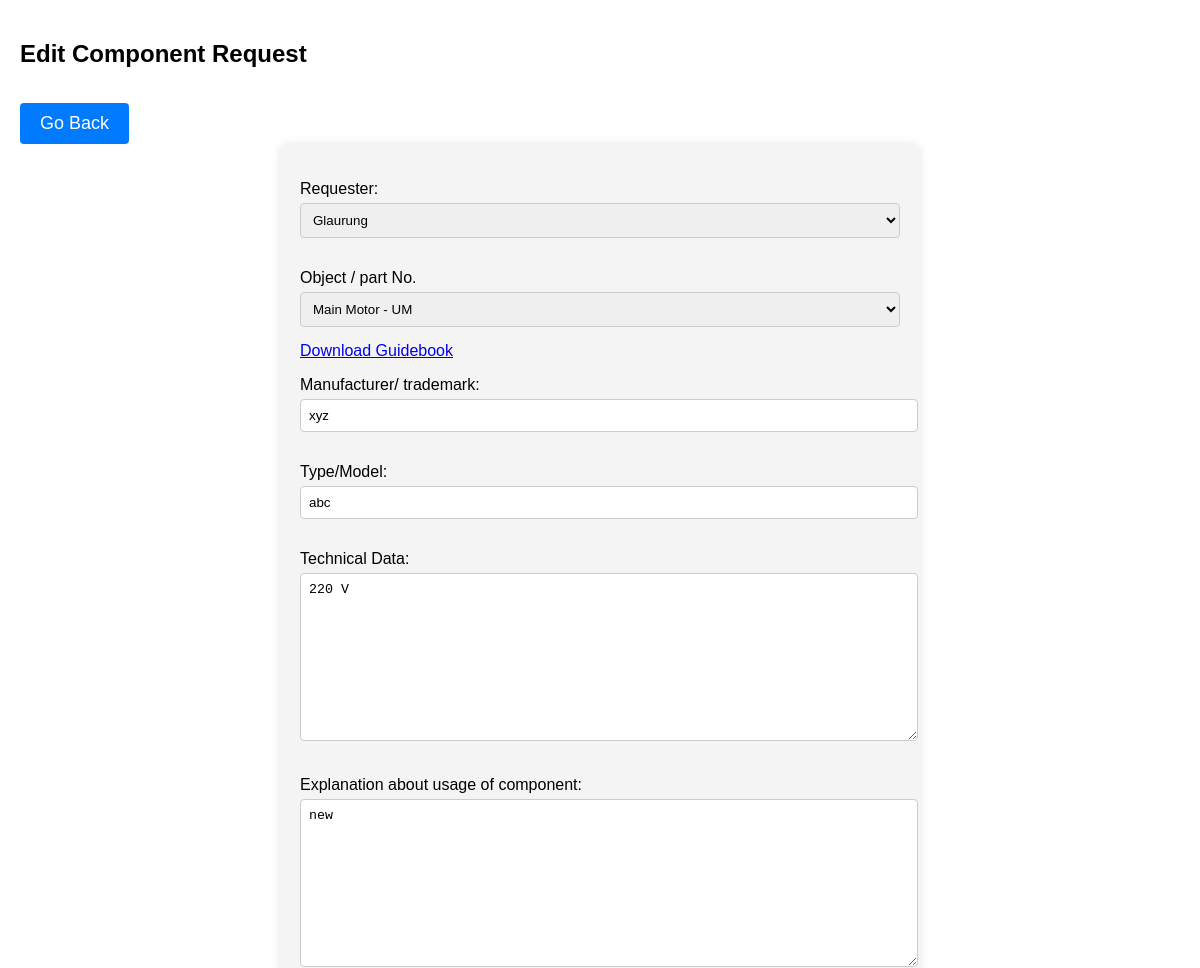
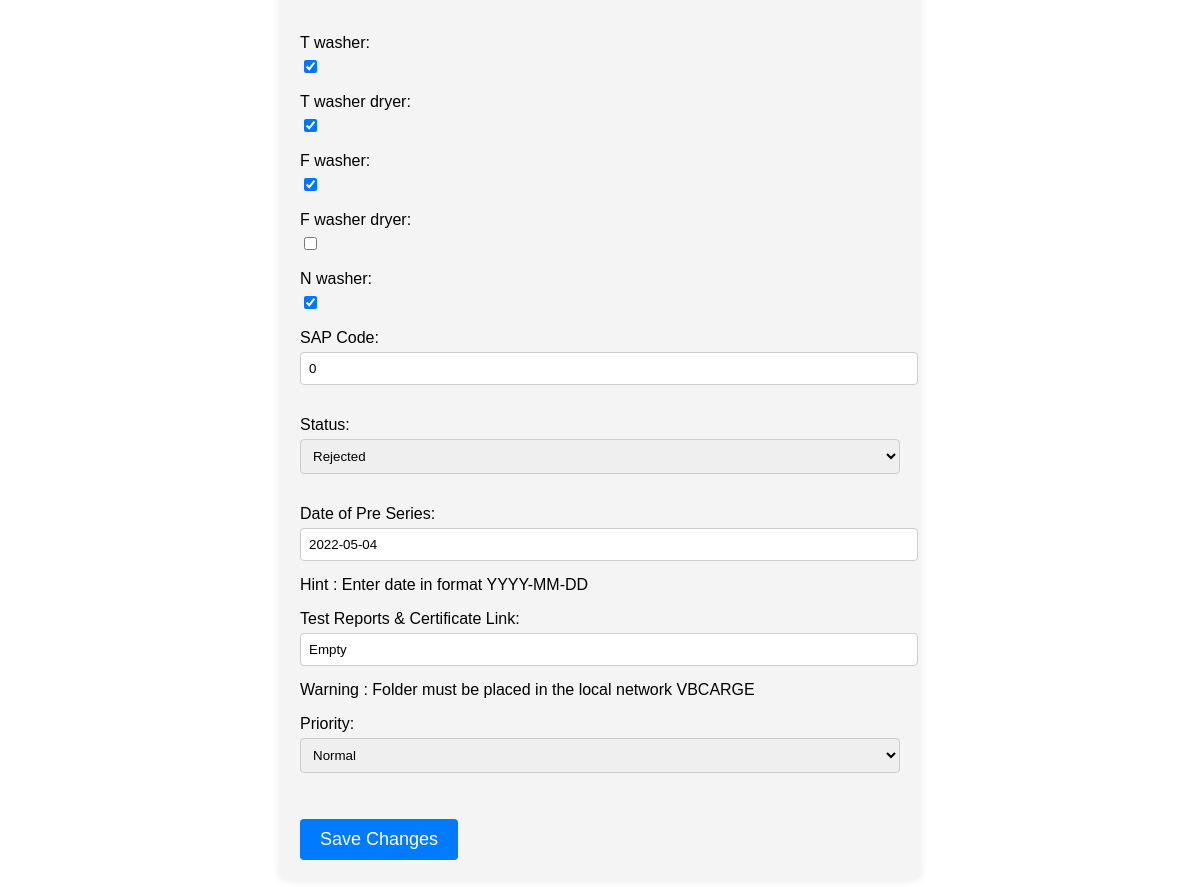
Page /UserAuth/component_requests/edit/2/ (signed in) on the committed database (2 pictures, top to bottom).
### LVD_Management_System/models.py (models this page shows, shortened)
class Component_Request(models.Model):
    R_parts = [("Main Motor - UM","Main Motor - UM"),("Main motor - BLDC","Main motor - BLDC"),("Drain pump (for twin jet system)",
             "Drain pump (for twin jet system)"),
             ("Drain pump","Drain pump"),("Circulation pump (for twin jet system)","Circulation pump (for twin jet system)"),
             ("Drain pump (twin jet system) (with emergency exit hose)","Drain pump (twin jet system) (with emergency exit hose)"),
             ("Dosage pump","Dosage pump"),
             ("Hydroboost pump","Hydroboost pump"),("Capacitor (for Hydro-boost pump)","Capacitor (for Hydro-boost pump)"),
             ("Thermal Protector","Thermal Protector"),("Belt (BLDC models)","Belt (BLDC models)"),
             ("Electrically operated door lock","Electrically operated door lock"),
             ("Door switch with interlock","Door switch with interlock"),
             ("Heating element","Heating element"),("with 2 fuse","with 2 fuse"),
             ("with alternative 2 fuse","with alternative 2 fuse"),("Heating element (Pyrojet)","Heating element (Pyrojet)"),
             ("Inlet valve (double)","Inlet valve (double)"),("Inlet valve (single)","Inlet valve (single)"),
             ("Inlet valve (triple)","Inlet valve (triple)"),("Level switch","Level switch"),
             ("Level sensor","Level sensor"),("NTC","NTC"),
             ("Reed Switch","Reed Switch"),("Steam Generator","Steam Generator"),("with Thermostat","with Thermostat"),
             ("Thermostat for Pyrojet Heating Element","Thermostat for Pyrojet Heating Element"),
             ("Overflow Switch","Overflow Switch"),("Electronic Module - BLDC Board","Electronic Module - BLDC Board"),
             ("Electronic Module - DC Board","Electronic Module - DC Board"),
             ("Electronic Module - Steamjet, Pyrojet, Dryer Board","Electronic Module - Steamjet, Pyrojet, Dryer Board"),
             ("Electronic Module - IO Board","Electronic Module - IO Board"),
             ("Electronic Module - Door Light Board","Electronic Module - Door Light Board"),
             ("Electronic Module - Main Board","Electronic Module - Main Board"),
             ("Electronic Module - UI Board","Electronic Module - UI Board"),("Drum Light Board","Drum Light Board"),
             ("Electronic Module - Sterilizone IO Board","Electronic Module - Sterilizone IO Board"),
             ("Electronic Module - Intelliwash IO Board","Electronic Module - Intelliwash IO Board"),
             ("Electronic Module - LED Board","Electronic Module - LED Board"),
             ("Electronic Module - UV Ballast Board","Electronic Module - UV Ballast Board"),
             ("Electronic Module - UV Lamp Board","Electronic Module - UV Lamp Board"),
             ("Electronic Module - Wifi Board","Electronic Module - Wifi Board"),("EMI filter","EMI filter"),
             ("Current Fuse","Current Fuse"),("Microcontroller - BLDC Board","Microcontroller - BLDC Board"),
             ("Microcontroller - Main Board","Microcontroller - Main Board"),("Optocoupler","Optocoupler"),
             ("Optotriac","Optotriac"),("Relay on PCB","Relay on PCB"),
             ("Safety Transformer","Safety Transformer"),("Switch on PCB","Switch on PCB"),
             ("Varistor","Varistor"),("XY Capacitor","XY Capacitor"),
             ("Plug Current Fuse","Plug Current Fuse"),("hose set (cold)","hose set (cold)"),
             ("hose set (hot)","hose set (hot)"),("Check Valve","Check Valve"),
             ("Supply cord","Supply cord"),("Plug","Plug")]
    R_Requester = models.ForeignKey("auth.User",on_delete = models.PROTECT,default = 1,verbose_name='Requester')
    R_Part_name = models.CharField(verbose_name="Object / part No.",max_length=100,choices=R_parts)
    R_Manufacturer = models.CharField(verbose_name="Manufacturer/ trademark",max_length=150)
    R_Model = models.CharField(verbose_name="Type/Model",max_length=120)
    R_Technical_Data = models.TextField(verbose_name="Technical Data")
    R_Determination = models.TextField(verbose_name="Explanation about usage of component")
    R_T_Washer_LVD = models.BooleanField(verbose_name="T washer",default=False)
    R_T_Washer_Dryer_LVD = models.BooleanField(verbose_name="T washer dryer",default=False)
    R_F_Washer_LVD = models.BooleanField(verbose_name="F washer",default=False)
    R_F_Washer_Dryer_LVD = models.BooleanField(verbose_name="F washer dryer",default=False)
    R_N_Washer_LVD = models.BooleanField(verbose_name="N washer",default=False)
    R_SAP_code = models.CharField(verbose_name="SAP Code",max_length=80)
    R_Status_Parts = [("Approved","Approved"),("Pending","Pending"),("Rejected","Rejected")]
    R_Status = models.CharField(verbose_name="Status",max_length=100,choices=R_Status_Parts, default = 'Pending')
    Pre_Series_Date = models.DateField(verbose_name = 'Date of Pre Series',help_text='Hint : Enter date in format YYYY-MM-DD')
    Test_Results_Link = models.CharField(verbose_name='Test Reports & Certificate Link',max_length=1000,
                                         help_text='Warning : Folder must be placed in the local network VBCARGE')
    R_Created_Date = models.DateField(auto_now_add=True,verbose_name='Created Date')
    R_Last_Update_Date = models.DateField(auto_now=True,verbose_name='Last Update')
    R_Priority_Choices = [("High","High"),("Normal","Normal"),("Low","Low")]
    R_Priority = models.CharField(verbose_name='Priority',choices=R_Priority_Choices,default='Normal',max_length=40)

### UserAuth/views.py (the view)
# urls.py: path('component_requests/edit/<int:id>/', views.edit_component_request, name='edit_component_request'),
@login_required(login_url='UserAuth:login')
def edit_component_request(request, id):
    component_request = get_object_or_404(Component_Request, id=id)
    if request.user != component_request.R_Requester and not request.user.is_superuser:
        form = Component_RequestAdminForm(instance=component_request)
        return render(request, 'view_component_request.html', {'form': form})
    if request.method == 'POST':
        form = Component_RequestAdminForm(request.POST, instance=component_request)
        if form.is_valid():
            form.save()
            return redirect('UserAuth:component_requests')
    else:
        form = Component_RequestAdminForm(instance=component_request)
    return render(request, 'edit_component_request.html', {'form': form, 'editable': True})

### LVD_Management_System/forms.py
class Component_RequestAdminForm(forms.ModelForm):
    class Meta :
        model = Component_Request
        fields = '__all__'
    def __init__(self, *args, **kwargs):
        super(Component_RequestAdminForm, self).__init__(*args, **kwargs)
        self.fields['R_Part_name'].help_text = format_html(
            '<a href="/static/Test-Requirements.pdf"download>Download Guidebook</a>'
        )

### templates/edit_component_request.html (shortened to what this page needs)
<!DOCTYPE html>
<html lang="en">
<head>
</head>
<body>
<h2>Edit Component Request</h2>
<button type="button" onclick="window.history.back();">Go Back</button>
<form method="post">
    {{ form.as_p }}
    <button type="submit">Save Changes</button>
</form>
</body>
</html>

### rows in the picture
Component_Request: R_Requester "Glaurung", R_Part_name "Main Motor - UM", R_Manufacturer "xyz", R_Model "abc", R_Technical_Data "220 V", R_Determination "new", R_T_Washer_LVD "☑", R_T_Washer_Dryer_LVD "☑", R_F_Washer_LVD "☑", R_N_Washer_LVD "☑", R_SAP_code "0", R_Status "Rejected", Pre_Series_Date "2022-05-04", Test_Results_Link "Empty", R_Priority "Normal"
